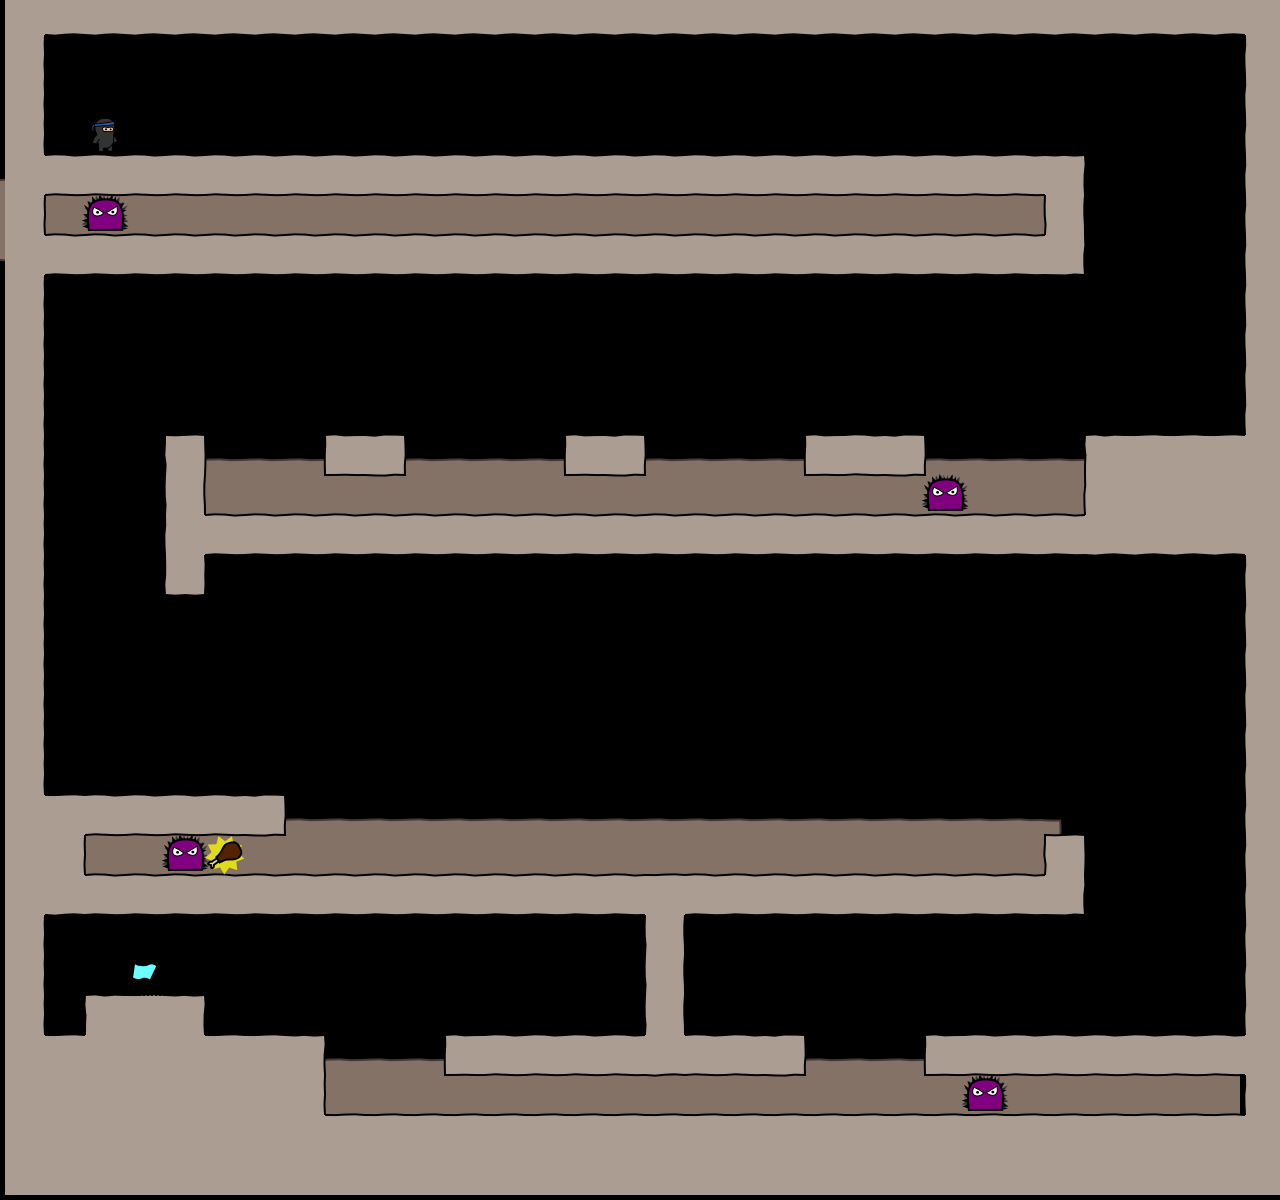

Below is a game level as drawn by its tile map, then a one-line description and the .tmx that defines it (tile-layer data replaced by summaries):
An orthogonal 32x30 tile map with 40x40 px tiles, 4 tile layers (bg, walls, objects, fg), 3 tilesets.

<map version="1.0" orientation="orthogonal" width="32" height="30" tilewidth="40" tileheight="40">
 <tileset firstgid="1" name="world1" tilewidth="50" tileheight="50">
  <image source="world1.png" width="400" height="400" />
 </tileset>
 <tileset firstgid="65" name="objectpalette" tilewidth="50" tileheight="50">
  <image source="objectpalette.png" width="400" height="500" />
 </tileset>
 <tileset firstgid="145" name="background" tilewidth="40" tileheight="40">
  <image source="background1.png" width="320" height="600" />
 </tileset>
 <layer name="bg" width="32" height="30">
  <data>[960 cells, 309 non-empty, 9 distinct tile ids]</data>
 </layer>
 <layer name="walls" width="32" height="30">
  <data>[960 cells, 319 non-empty, 14 distinct tile ids]</data>
 </layer>
 <layer name="objects" width="32" height="30">
  <data>[960 cells, 7 non-empty, 4 distinct tile ids]</data>
 </layer>
 <layer name="fg" width="32" height="30">
  <data>[960 cells, 0 non-empty, 0 distinct tile ids]</data>
 </layer>
</map>
